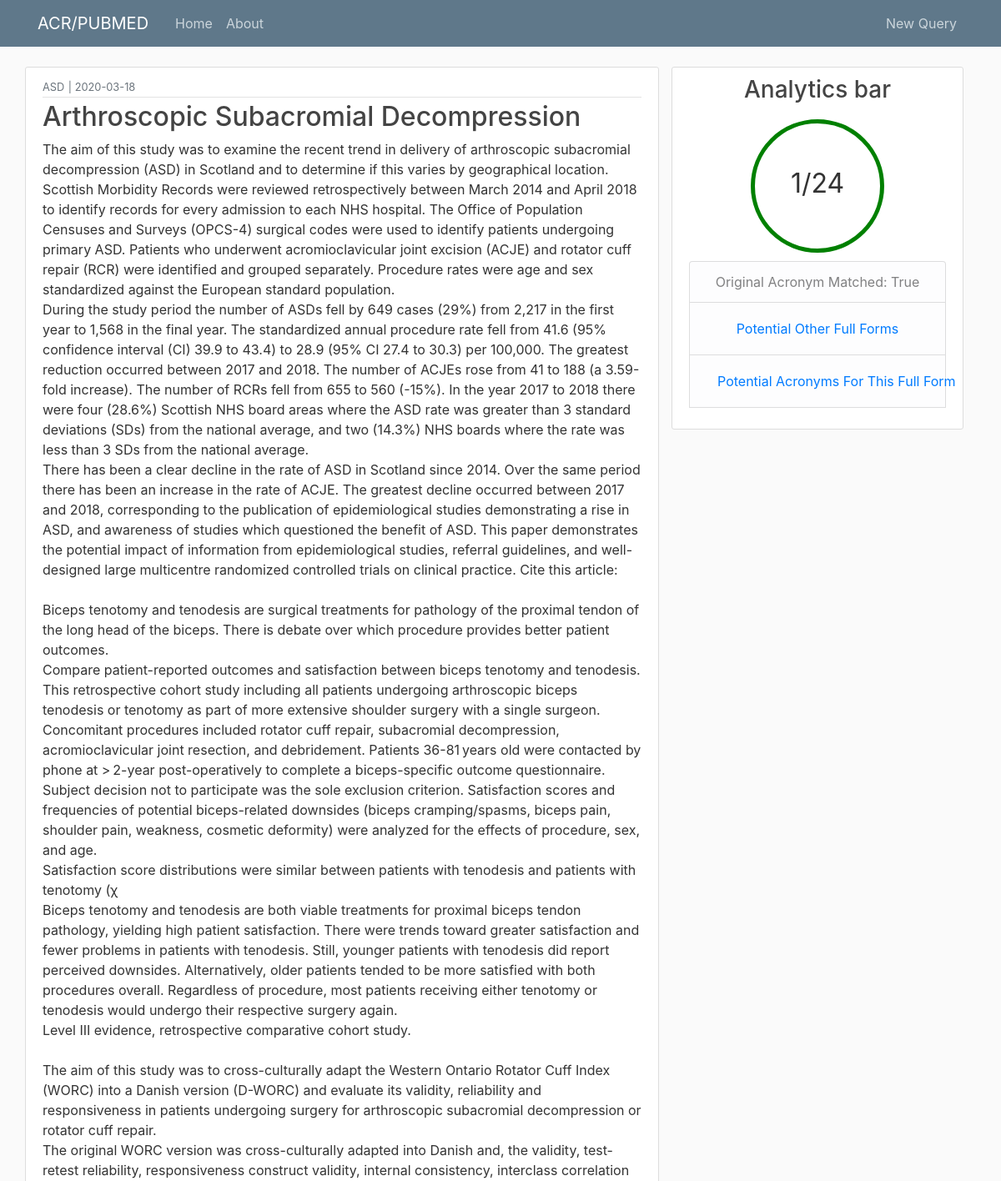
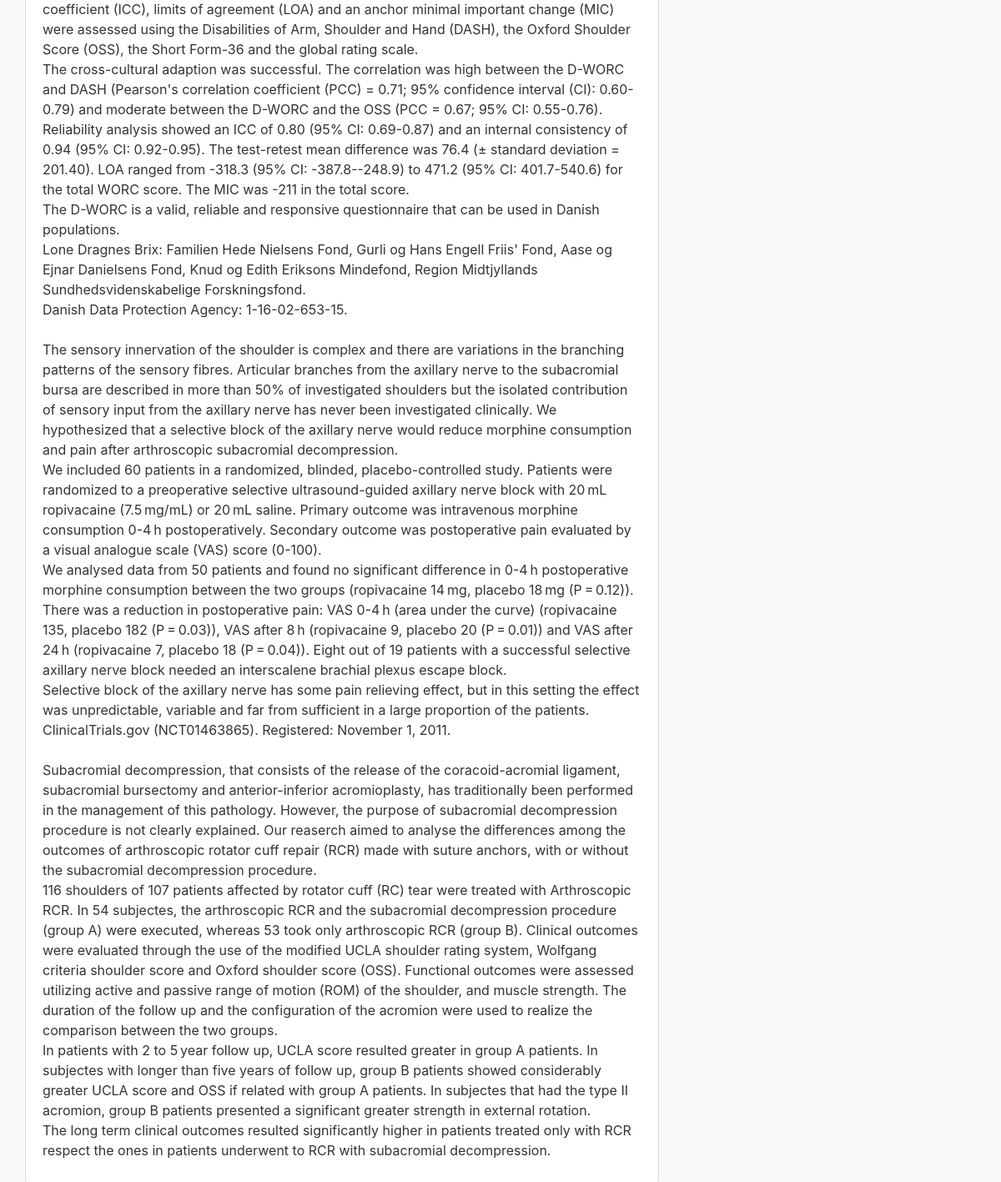
The app's page /queryt/29 with its own data (2 pictures, top to bottom).
### flaskblog/models.py (models this page shows, shortened)
class QueryT(db.Model):
    id = db.Column(db.Integer, primary_key=True)
    term = db.Column(db.String(100), nullable=False)
    origterm = db.Column(db.String(100), nullable=False)
    date_posted = db.Column(db.DateTime, nullable=False, default=datetime.utcnow)
    content = db.Column(db.Text, nullable=False)
    percentmatch = db.Column(db.String(3), nullable=False)
    origtermpresent = db.Column(db.Boolean, nullable=False)
    acrmatches = db.Column(db.Text)
    lfmatches = db.Column(db.Text)

### flaskblog/routes.py (the view)
@app.route("/queryt/<int:queryt_id>")
def queryt(queryt_id):
    queryt = QueryT.query.get_or_404(queryt_id)
    lfmatches = None
    acrmatches = None
    if queryt.lfmatches:
        lfmatches = queryt.lfmatches.split(", ")
    if queryt.acrmatches:
        acrmatches = queryt.acrmatches.split(", ")
    return render_template('queryt.html', title=queryt.term, queryt=queryt, lfmatches=lfmatches, acrmatches=acrmatches)

### flaskblog/templates/queryt.html (shortened to what this page needs)
{% extends "layout.html" %}
{% block content %}
    <main role="main" class="container">
      <div class="row">
      <article class="media content-section col-md-8">
        <div class="media-body">
          <div class="article-metadata">
              <small class="text-muted">{{ queryt.origterm }}</small>
              <small class="text-muted"> | </small>
              <small class="text-muted">{{ queryt.date_posted.strftime('%Y-%m-%d') }}</small>
          </div>
          <h2 class="article-title">{{ queryt.term }}</h2>
          <p class="article-content">{{ queryt.content }}</p>
        </div>
      </article>
        <div class="col-md-4">
            <div class="content-section">
            <h3 class="text-center">Analytics bar</h3>
            <div class="row d-flex justify-content-center">
              {% if queryt.origtermpresent %}
                <div class="circleg "><p></p>{{  queryt.percentmatch }}</div>
              {% else %}
                <div class="circle"><p></p>{{  queryt.percentmatch }}</div>
              {% endif %}
            </div>
              <ul class="list-group text-center">
                  <li class="list-group-item list-group-item-light">Original Acronym Matched:
                    {% if queryt.origtermpresent %}
                        {{ queryt.origtermpresent }}
                    {% else %}
                        {{ queryt.origtermpresent }}
                    {% endif %}
                  </li>
                  <li class="list-group-item list-group-item-light">
                      <button class = "btn btn-link collapsed text-left" type = "button" data-toggle="collapse" data-target="#collapseOne" aria-expanded="true" aria-controls="collapseOne">
                          Potential Other Full Forms
                      </button>
                  </li>
                  <li class="list-group-item list-group-item-light">
                      <button class = "btn btn-link collapsed text-left" type = "button" data-toggle="collapse" data-target="#collapseTwo" aria-expanded="true" aria-controls="collapseTwo">
                          Potential Acronyms For This Full Form
                      </button>
                  </li>
              </ul>
          </div>
        </div>
      </div>
    </main>
{% endblock content %}

### flaskblog/templates/layout.html (shortened to what this page needs)
<!DOCTYPE html>
<html>
<head>
    <link rel="stylesheet" href="https://maxcdn.bootstrapcdn.com/bootstrap/4.0.0/css/bootstrap.min.css">
    <link rel="stylesheet" type="text/css" href="{{ url_for('static', filename='main.css') }}">
</head>
<body>
    <header class="site-header">
      <nav class="navbar navbar-expand-md navbar-dark bg-steel fixed-top">
        <div class="container">
          <a class="navbar-brand mr-4" href="/">ACR/PUBMED</a>
          <div class="collapse navbar-collapse" id="navbarToggle">
            <div class="navbar-nav mr-auto">
              <a class="nav-item nav-link" href="{{ url_for('home') }}">Home</a>
              <a class="nav-item nav-link" href="{{ url_for('about') }}">About</a>
            </div>
            <div class="navbar-nav">
                <a class="nav-item nav-link" href="{{ url_for('new_queryt') }}">New Query</a>
            </div>
          </div>
        </div>
      </nav>
    </header>
{% block content %}
{% endblock %}
</body>
</html>

### flaskblog/static/main.css (style rules this page uses)
body { background: #fafafa; color: #333333; margin-top: 5rem; }
h1, h2, h3, h4, h5, h6 { color: #444444; }
.bg-steel { background-color: #5f788a; }
.site-header .navbar-nav .nav-link { color: #cbd5db; }
.content-section { vertical-align: central; background: #ffffff; padding: 10px 20px; border: 1px solid #dddddd; border-radius: 3px; margin-bottom: 20px; }
.circleg { width: 5em; height: 5em; line-height: 3.5em; border-radius: 50%; text-align: center; font-size: 32px; border: 5px solid green; margin: 10px; }
.article-title { color: #444444; }
.article-content { white-space: pre-line; }
.article-metadata { padding-bottom: 1px; margin-bottom: 4px; border-bottom: 1px solid #e3e3e3; }

### records on screen
QueryT: origterm "ASD", date_posted "2020-03-18", term "Arthroscopic Subacromial Decompression", content "The aim of this study was to examine the recent trend in delivery of arthroscopic subacromial decompression (ASD) in Scotland and to determine if this varies by geographical location. Scottish Morbidity Records were reviewed retrospectively between March 2014 and April 2018 to identify records for every admission to each NHS hospital. The Office of Population Censuses and Surveys (OPCS-4) surgical codes were used to identify patients undergoing primary ASD. Patients who underwent acromioclavicular joint excision (ACJE) and rotator cuff repair (RCR) were identified and grouped separately. Procedure rates were age and sex standardized against the European standard population. During the study…", percentmatch "1/24", origtermpresent "True"
